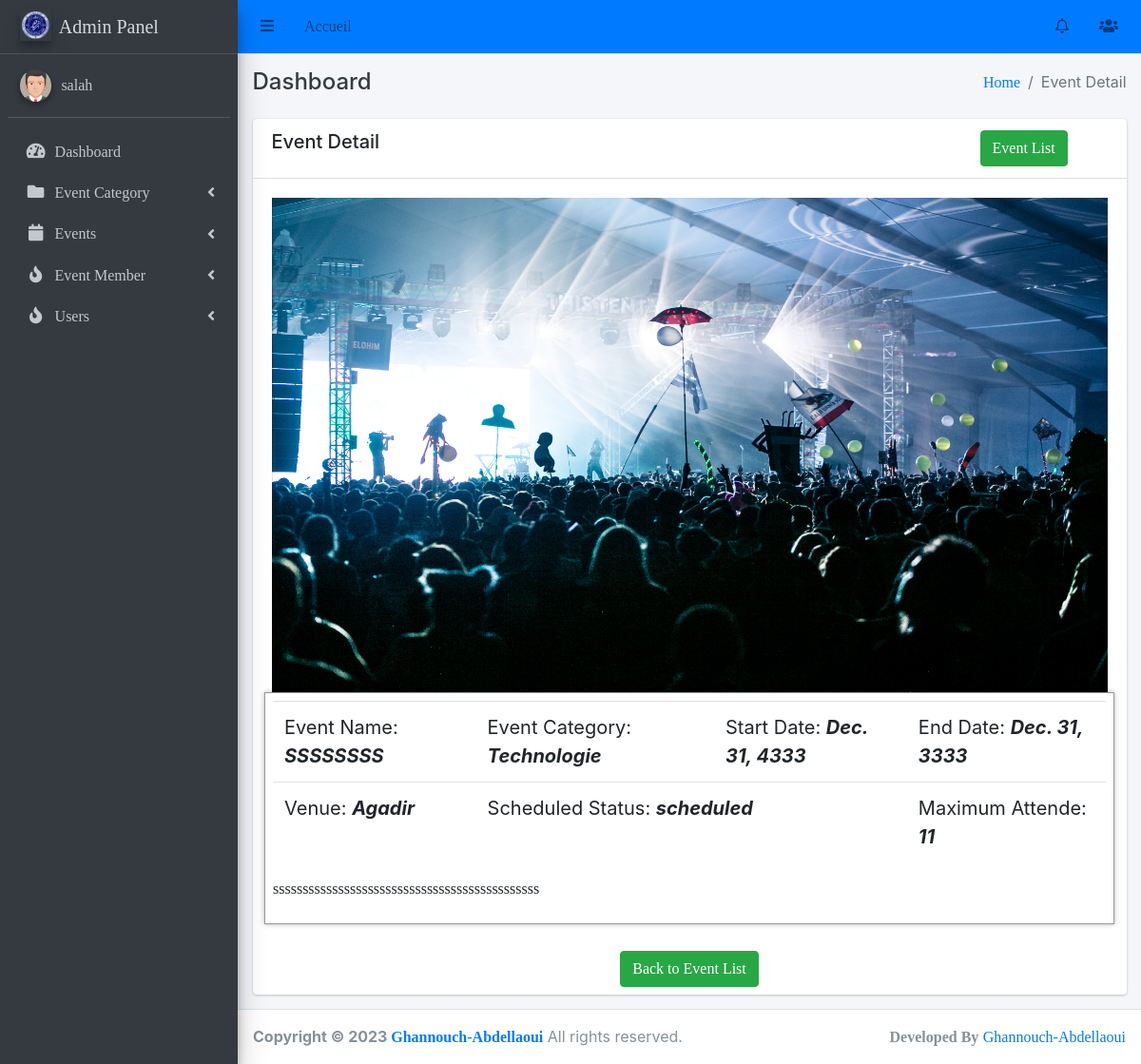
Before: /events/detail/10 (signed in) with the older database file.
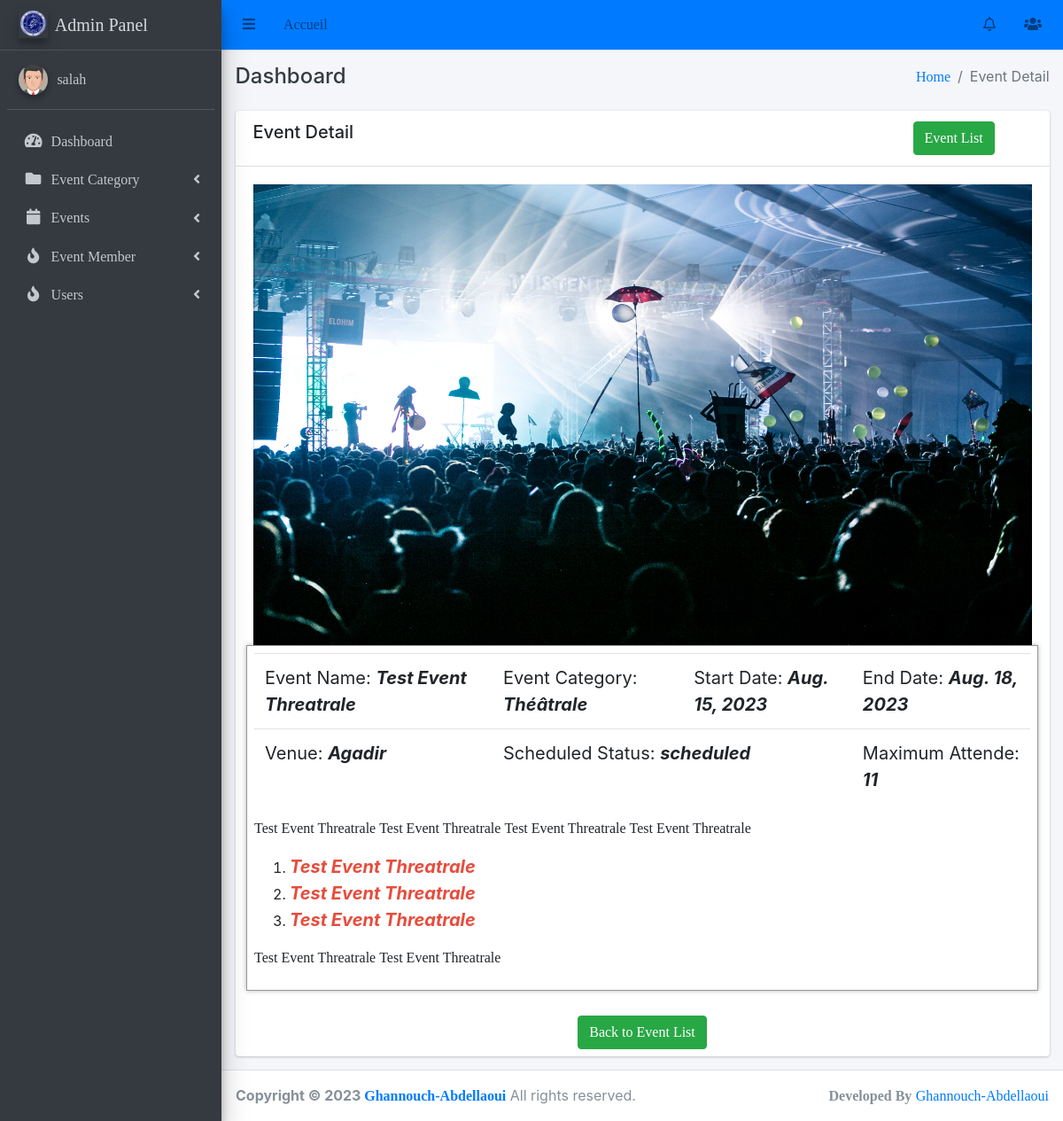
After: the same page with the newer database file.
### events/models.py (models this page shows, shortened)
class Event(models.Model):
    category = models.ForeignKey(EventCategory, on_delete=models.CASCADE)
    name = models.CharField(max_length=255, unique=True)
    description = RichTextUploadingField()
    job_category = models.ForeignKey(JobCategory, on_delete=models.CASCADE)
    select_scheduled_status = (
        ('yet to scheduled', 'Yet to Scheduled'),
        ('scheduled', 'Scheduled')
    )
    scheduled_status = models.CharField(max_length=25, choices=select_scheduled_status)
    venue = models.CharField(max_length=255)
    start_date = models.DateField()
    end_date = models.DateField()
    location = LocationField()
    maximum_attende = models.PositiveIntegerField()
    created_user = models.ForeignKey('auth.User', on_delete=models.CASCADE, null=True, blank=True, related_name='event_created_user')
    updated_user = models.ForeignKey('auth.User', on_delete=models.CASCADE, blank=True, null=True, related_name='event_updated_user')
    created_date = models.DateField(auto_now_add=True)
    updated_date = models.DateField(auto_now_add=True)
    last_updated = models.DateTimeField(auto_now=True)
    status_choice = (
        ('disabled', 'Disabled'),
        ('active', 'Active'),
        ('deleted', 'Deleted'),
        ('time out', 'Time Out'),
        ('completed', 'Completed'),
        ('cancel', 'Cancel'),
    )
    status = models.CharField(choices=status_choice, max_length=10)
    price = models.DecimalField(max_digits=8, decimal_places=2,null=True)
    ticket = models.OneToOneField(Ticket, on_delete=models.CASCADE, null=True,  blank=True)

class EventCategory(models.Model):
    name = models.CharField(max_length=255, unique=True)
    code = models.CharField(max_length=6, unique=True)
    created_user = models.ForeignKey('auth.User', on_delete=models.CASCADE, related_name='created_user')
    updated_user = models.ForeignKey('auth.User', on_delete=models.CASCADE, related_name='updated_user')
    created_date = models.DateField(auto_now_add=True)
    updated_date = models.DateField(auto_now_add=True)
    status_choice = (
        ('active', 'Active'),
        ('deleted', 'Deleted'),
        ('blocked', 'Blocked'),
    )
    status = models.CharField(choices=status_choice, max_length=10)
    def __str__(self):
        return self.name

class EventImage(models.Model):
    event = models.OneToOneField(Event, on_delete=models.CASCADE)
    image = models.ImageField(upload_to='event_image/')

### events/views.py (the view)
# urls.py: path('detail/<int:pk>', EventDetailView.as_view(), name='event-detail'),
class EventDetailView(LoginRequiredMixin, DetailView):
    login_url = 'login'
    model = Event
    template_name = 'events/event_detail.html'
    context_object_name = 'event'

### main/templates/events/event_detail.html (shortened to what this page needs)
{% extends 'base/base.html' %}
{% block breadcrumb %}Event Detail{% endblock breadcrumb %}
{% block extrahead %}
    {% load static %}
{% endblock extrahead %}
{% block content %}
    <div class="row">
        <div class="col-md-12">
            <div class="card">
                <div class="card-header">
                    <div class="row">
                        <div class="col-md-10">
                            <h5>Event Detail</h5>
                        </div>
                        <div class="col-md-2">
                            <a class="btn btn-success" href="{% url 'admin_events:event-list' %}">Event List</a>
                        </div>
                    </div>
                </div>
                <div class="card-body">
                    <img src="{{ event.eventimage.image.url }}" alt="Image" height="520px" width="100%">
                    <div class="row" style=" border: 1px solid #999;box-shadow: 0 0 5px rgba(0, 0, 0, 0.3);padding:8px;">
                        <div class="com-md-6">
                            <table class="table">
                                <tr>
                                    <td><span>Event Name: <em style="font-weight: bold;">{{ event.name }}</em></span></td>
                                    <td><span>Event Category: <em style="font-weight: bold;">{{ event.category }}</em></span></td>
                                    <td><span>Start Date: <em style="font-weight: bold;">{{ event.start_date }}</em></span></td>
                                    <td><span>End Date: <em style="font-weight: bold;">{{ event.end_date }}</em></span></td>
                                </tr>
                                <tr>
                                    <td><span>Venue: <em style="font-weight: bold;">{{ event.venue }}</em></span></td>
                                    <td colspan="2"><span>Scheduled Status: <em style="font-weight: bold;">{{ event.scheduled_status }}</em></span></td>
                                    <td><span>Maximum Attende: <em style="font-weight: bold;">{{ event.maximum_attende }}</em></span></td>
                                </tr>
                            </table>
                            <p >{{ event.description|safe }}</p>
                        </div>
                    </div>
                </div>
                <div class="footer text-center m-2">
                    <a href="{% url 'admin_events:event-list' %}" class="btn btn-success">Back to Event List</a>
                </div>
            </div>
        </div>
    </div>
{% endblock content %}

Changed rows visible on the page:
changed Event "Agadir": name "SSSSSSSS" → "Test Event Threatrale"; category "Technologie" → "Théâtrale"; start_date "Dec. 31, 4333" → "Aug. 15, 2023"; end_date "Dec. 31, 3333" → "Aug. 18, 2023"; description "sssssssssssssssssssssssssssssssssssssssssssss" → "Test Event Threatrale Test Event Threatrale Test Event Threatrale Test Event Threatrale Test Event Threatrale Test Event Threatrale Test Event Threatrale Test Event Threatrale Test Event Threatrale"
